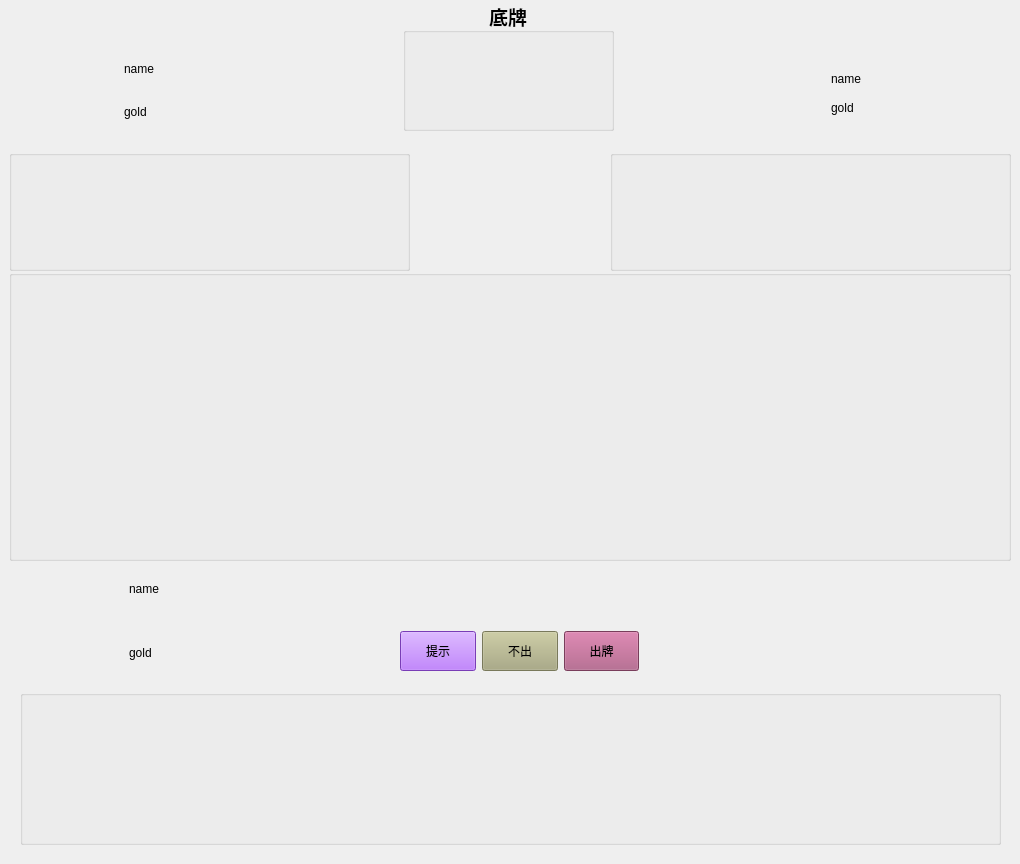
<?xml version="1.0" encoding="UTF-8"?>
<ui version="4.0">
 <class>LandlordUI</class>
 <widget class="QWidget" name="LandlordUI">
  <property name="geometry">
   <rect>
    <x>0</x>
    <y>0</y>
    <width>1020</width>
    <height>864</height>
   </rect>
  </property>
  <property name="windowTitle">
   <string>Form</string>
  </property>
  <property name="styleSheet">
   <string notr="true">#LandlordUI {
border-image: url(:/img/landlord/beijing.png);
}</string>
  </property>
  <widget class="QGroupBox" name="groupBox_out">
   <property name="geometry">
    <rect>
     <x>9</x>
     <y>270</y>
     <width>1002</width>
     <height>291</height>
    </rect>
   </property>
   <property name="minimumSize">
    <size>
     <width>0</width>
     <height>150</height>
    </size>
   </property>
   <property name="styleSheet">
    <string notr="true"/>
   </property>
   <property name="title">
    <string/>
   </property>
   <property name="alignment">
    <set>Qt::AlignCenter</set>
   </property>
  </widget>
  <widget class="QWidget" name="horizontalWidget_3" native="true">
   <property name="geometry">
    <rect>
     <x>720</x>
     <y>60</y>
     <width>246</width>
     <height>80</height>
    </rect>
   </property>
   <property name="maximumSize">
    <size>
     <width>16777215</width>
     <height>80</height>
    </size>
   </property>
   <property name="styleSheet">
    <string notr="true"/>
   </property>
   <widget class="QLabel" name="label_head_3">
    <property name="geometry">
     <rect>
      <x>9</x>
      <y>9</y>
      <width>81</width>
      <height>71</height>
     </rect>
    </property>
    <property name="styleSheet">
     <string notr="true"/>
    </property>
    <property name="text">
     <string/>
    </property>
    <property name="pixmap">
     <pixmap resource="../../../../../src/element.qrc">:/img/poker_b/b_bigtag_4.png</pixmap>
    </property>
    <property name="scaledContents">
     <bool>true</bool>
    </property>
   </widget>
   <widget class="QLabel" name="label_name_3">
    <property name="geometry">
     <rect>
      <x>111</x>
      <y>11</y>
      <width>80</width>
      <height>16</height>
     </rect>
    </property>
    <property name="minimumSize">
     <size>
      <width>80</width>
      <height>0</height>
     </size>
    </property>
    <property name="text">
     <string>name</string>
    </property>
   </widget>
   <widget class="QLabel" name="label_gold_3">
    <property name="geometry">
     <rect>
      <x>111</x>
      <y>40</y>
      <width>24</width>
      <height>16</height>
     </rect>
    </property>
    <property name="text">
     <string>gold</string>
    </property>
   </widget>
  </widget>
  <widget class="QGroupBox" name="groupBox_bottom">
   <property name="geometry">
    <rect>
     <x>403</x>
     <y>0</y>
     <width>211</width>
     <height>131</height>
    </rect>
   </property>
   <property name="minimumSize">
    <size>
     <width>0</width>
     <height>60</height>
    </size>
   </property>
   <property name="font">
    <font>
     <family>Source Code Pro</family>
     <pointsize>14</pointsize>
     <weight>75</weight>
     <bold>true</bold>
    </font>
   </property>
   <property name="title">
    <string>底牌</string>
   </property>
   <property name="alignment">
    <set>Qt::AlignCenter</set>
   </property>
  </widget>
  <widget class="QWidget" name="horizontalWidget_2" native="true">
   <property name="geometry">
    <rect>
     <x>20</x>
     <y>50</y>
     <width>201</width>
     <height>80</height>
    </rect>
   </property>
   <property name="maximumSize">
    <size>
     <width>16777215</width>
     <height>80</height>
    </size>
   </property>
   <property name="styleSheet">
    <string notr="true"/>
   </property>
   <layout class="QGridLayout" name="gridLayout">
    <item row="0" column="0" rowspan="2">
     <widget class="QLabel" name="label_head_2">
      <property name="styleSheet">
       <string notr="true"/>
      </property>
      <property name="text">
       <string/>
      </property>
      <property name="pixmap">
       <pixmap resource="../../../../../src/element.qrc">:/img/poker_b/b_bigtag_4.png</pixmap>
      </property>
      <property name="scaledContents">
       <bool>true</bool>
      </property>
     </widget>
    </item>
    <item row="0" column="1">
     <widget class="QLabel" name="label_name_2">
      <property name="minimumSize">
       <size>
        <width>80</width>
        <height>0</height>
       </size>
      </property>
      <property name="text">
       <string>name</string>
      </property>
     </widget>
    </item>
    <item row="1" column="1">
     <widget class="QLabel" name="label_gold_2">
      <property name="text">
       <string>gold</string>
      </property>
     </widget>
    </item>
   </layout>
  </widget>
  <widget class="QGroupBox" name="groupBox_player1">
   <property name="geometry">
    <rect>
     <x>20</x>
     <y>690</y>
     <width>981</width>
     <height>155</height>
    </rect>
   </property>
   <property name="minimumSize">
    <size>
     <width>0</width>
     <height>60</height>
    </size>
   </property>
   <property name="styleSheet">
    <string notr="true"/>
   </property>
   <property name="title">
    <string/>
   </property>
   <widget class="UIHandCard" name="handCards" native="true">
    <property name="geometry">
     <rect>
      <x>19</x>
      <y>19</y>
      <width>941</width>
      <height>121</height>
     </rect>
    </property>
   </widget>
  </widget>
  <widget class="QGroupBox" name="groupBox_player3">
   <property name="geometry">
    <rect>
     <x>9</x>
     <y>150</y>
     <width>401</width>
     <height>121</height>
    </rect>
   </property>
   <property name="minimumSize">
    <size>
     <width>0</width>
     <height>60</height>
    </size>
   </property>
   <property name="maximumSize">
    <size>
     <width>450</width>
     <height>16777215</height>
    </size>
   </property>
   <property name="styleSheet">
    <string notr="true"/>
   </property>
   <property name="title">
    <string/>
   </property>
  </widget>
  <widget class="QWidget" name="layoutWidget">
   <property name="geometry">
    <rect>
     <x>400</x>
     <y>630</y>
     <width>239</width>
     <height>42</height>
    </rect>
   </property>
   <layout class="QHBoxLayout" name="horizontalLayout_4">
    <item>
     <widget class="QPushButton" name="pushButton_Hint">
      <property name="minimumSize">
       <size>
        <width>0</width>
        <height>40</height>
       </size>
      </property>
      <property name="styleSheet">
       <string notr="true">background-color: rgb(170, 85, 255);</string>
      </property>
      <property name="text">
       <string>提示</string>
      </property>
     </widget>
    </item>
    <item>
     <widget class="QPushButton" name="pushButton_NoOut">
      <property name="minimumSize">
       <size>
        <width>0</width>
        <height>40</height>
       </size>
      </property>
      <property name="styleSheet">
       <string notr="true">background-color: rgb(170, 170, 127);</string>
      </property>
      <property name="text">
       <string>不出</string>
      </property>
     </widget>
    </item>
    <item>
     <widget class="QPushButton" name="pushButton_Out">
      <property name="minimumSize">
       <size>
        <width>0</width>
        <height>40</height>
       </size>
      </property>
      <property name="styleSheet">
       <string notr="true">background-color: rgb(170, 85, 127);</string>
      </property>
      <property name="text">
       <string>出牌</string>
      </property>
     </widget>
    </item>
   </layout>
  </widget>
  <widget class="QWidget" name="horizontalWidget" native="true">
   <property name="geometry">
    <rect>
     <x>20</x>
     <y>560</y>
     <width>211</width>
     <height>121</height>
    </rect>
   </property>
   <property name="styleSheet">
    <string notr="true"/>
   </property>
   <layout class="QHBoxLayout" name="horizontalLayout">
    <item>
     <widget class="QLabel" name="label_head">
      <property name="text">
       <string/>
      </property>
      <property name="pixmap">
       <pixmap resource="../../../../../src/element.qrc">:/img/wang.jpg</pixmap>
      </property>
      <property name="scaledContents">
       <bool>true</bool>
      </property>
     </widget>
    </item>
    <item>
     <layout class="QVBoxLayout" name="verticalLayout">
      <item>
       <widget class="QLabel" name="label_name">
        <property name="minimumSize">
         <size>
          <width>80</width>
          <height>0</height>
         </size>
        </property>
        <property name="text">
         <string>name</string>
        </property>
        <property name="wordWrap">
         <bool>true</bool>
        </property>
       </widget>
      </item>
      <item>
       <widget class="QLabel" name="label_gold">
        <property name="text">
         <string>gold</string>
        </property>
        <property name="wordWrap">
         <bool>true</bool>
        </property>
       </widget>
      </item>
     </layout>
    </item>
   </layout>
  </widget>
  <widget class="QGroupBox" name="groupBox_player2">
   <property name="geometry">
    <rect>
     <x>610</x>
     <y>150</y>
     <width>401</width>
     <height>121</height>
    </rect>
   </property>
   <property name="minimumSize">
    <size>
     <width>0</width>
     <height>60</height>
    </size>
   </property>
   <property name="maximumSize">
    <size>
     <width>450</width>
     <height>16777215</height>
    </size>
   </property>
   <property name="styleSheet">
    <string notr="true"/>
   </property>
   <property name="title">
    <string/>
   </property>
  </widget>
 </widget>
 <customwidgets>
  <customwidget>
   <class>UIHandCard</class>
   <extends>QWidget</extends>
   <header location="global">base/baseui/uihandcard.h</header>
   <container>1</container>
  </customwidget>
 </customwidgets>
 <resources>
  <include location="../../../../../src/element.qrc"/>
 </resources>
 <connections/>
</ui>
